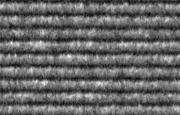
#> input picture image_1.png, 180 x 115 px, given as the content of the folder Phase1 dataset, which was not available
$ jupyter execute --allow-errors team18_v3.ipynb   (text cells are left out)
#> lines starting #> are read from the running program, lines starting #| are printed output that depends on the picture; pictures that were not available may be replaced by others from this repository, and a replacement may not be noted
[cell 1]
import numpy as np
import matplotlib.pyplot as plt
import pandas as pd
import os

# Pfad zum Datensatz
dataset_path = 'Phase1 dataset'

# Liste der Bilddateien laden und numerisch sortieren (image_1, image_2, ...)
filenames = sorted([f for f in os.listdir(dataset_path) if f.endswith('.png')],
                   key=lambda x: int(x.split('_')[1].split('.')[0]))

# Bilder einlesen
images_list = []
for f in filenames:
    img = plt.imread(os.path.join(dataset_path, f))
#> img is the input picture: shape (115, 180) float32; min 0, max 1, mean 0.402
    # Da plt.imread float32 (0-1) zurückgibt, skalieren wir auf 0-255 für die Konsistenz
    images_list.append(img * 255)

images = np.array(images_list)
print(images.shape)
#| (1, 115, 180)

[cell 2]
# Lass dir ein paar zufällige Bilder anzeigen, um Prozessleuchten und Hintergrund zu sichten
fig, ax = plt.subplots(1, 3, figsize=(15, 5))
#> (the rest of this cell did not finish here and is left out)

[cell 3]
# %% [markdown]
# 2. Bilder umformen ("Flattening") & 3. Die Datenmatrix X erstellen

### %%
# Definition der Dimensionen
n_samples = 132             # Anzahl der Beobachtungen (Bilder)
height, width = 115, 180    # Höhe und Breite jedes Bildes
n_features = height * width # 20.700 Variablen/Pixel

# Jedes 115x180 Bild "ausrollen" (Flattening)
# Die reshape-Funktion wandelt das 3D-Array (132, 115, 180)
# direkt in eine 2D-Datenmatrix X der Form (132, 20700) um.
#> (the rest of this cell did not finish here and is left out)

[cell 4]
### %%
# PCA-Bibliothek aus scikit-learn importieren [1]
from sklearn.decomposition import PCA

# PCA-Objekt erstellen [1]
pca = PCA()

# PCA auf die zentrierten Daten anwenden (fitten) [1]
#> (the rest of this cell did not finish here and is left out)

[cell 5]
x_reduced = images.mean(axis=2)
print(x_reduced.shape)
#| (1, 115)

### %%
# Das "Durchschnittsbild" berechnen.
# Wir berechnen den Mittelwert jeder der 20.700 Spalten über alle 132 Bilder hinweg (axis=0).
mean_image = np.mean(x_reduced, axis=0)
#> mean_image = 115 values, max 164.2 at index 44, min 43.22 at index 65, mean 102.6

# Mittelwert von der Datenmatrix abziehen (Broadcasting zieht den Vektor von jeder Zeile ab)
x_centered = x_reduced - mean_image

# Überprüfen, ob die Daten nun um den Nullpunkt zentriert sind
print("Mittelwert der zentrierten Datenmatrix (sollte nahe 0 sein):", np.mean(x_centered))
#| Mittelwert der zentrierten Datenmatrix (sollte nahe 0 sein): 0.0

mean_image_2d = np.repeat(mean_image.reshape(115, 1), 180, axis=1)
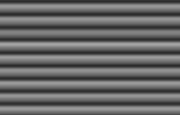
#> mean_image_2d: shape (115, 180) float32; min 43.22, max 164.2, mean 102.6

plt.figure(figsize=(6, 4))
plt.imshow(mean_image_2d, cmap='gray')
plt.title('Durchschnittsbild (Mean Image)')
plt.colorbar()
plt.show()
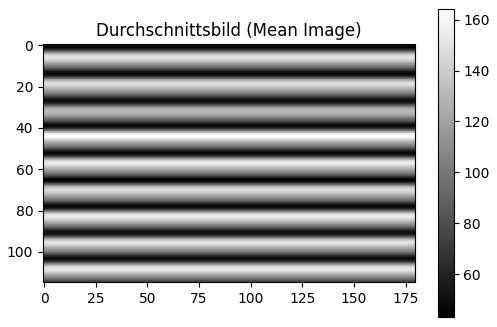
#> figure drawn by matplotlib, 2 panels

[cell 6]
### %%
# PCA-Bibliothek aus scikit-learn importieren [1]
from sklearn.decomposition import PCA

# PCA-Objekt erstellen [1]
pca = PCA()

# PCA auf die zentrierten Daten anwenden (fitten) [1]
pca.fit(x_centered)

# Eigenwerte (erklärte Varianz) und erklärte Varianzverhältnisse ausgeben [1]
# (Da es bis zu 132 Komponenten gibt, lassen wir uns zur Übersicht nur die ersten 5 anzeigen)
print("Erste 5 Eigenwerte (Explained Variance): \n", pca.explained_variance_[:5])
print("\nErste 5 erklärte Varianzverhältnisse (Explained variance ratio): \n", pca.explained_variance_ratio_[:5])

# Kumulierte erklärte Varianz berechnen [1]
cumulative_variance = np.cumsum(pca.explained_variance_ratio_)

k_80 = np.argmax(cumulative_variance >= 0.80) + 1
k_90 = np.argmax(cumulative_variance >= 0.90) + 1
print(f"Anzahl der Komponenten für 80% Varianz: {k_80}")
print(f"Anzahl der Komponenten für 90% Varianz: {k_90}")

# Scree-Plot zeichnen, um die Eigenwerte zu vergleichen [2]
plt.figure(figsize=(10, 5))
plt.plot(pca.explained_variance_, 'o-')
plt.xlabel('Component number')
plt.ylabel('Eigenvalue')
plt.title('Scree plot')
plt.grid(True)
plt.show()
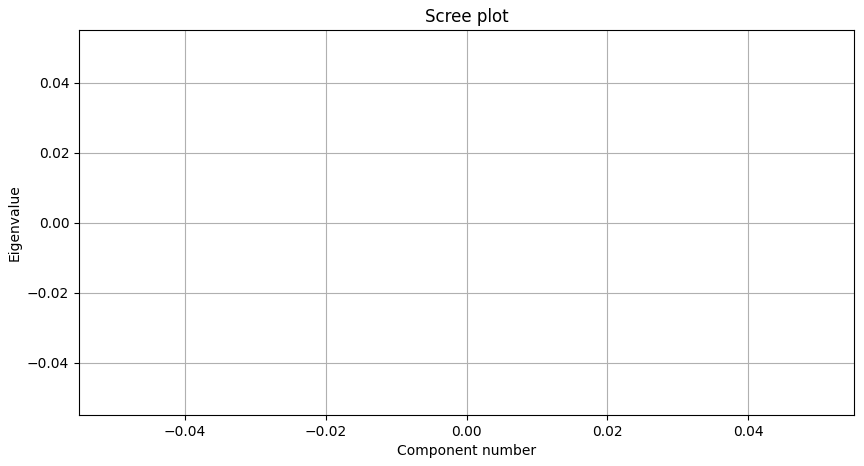
#> figure drawn by matplotlib, 1 panel

# Kumulierte erklärte Varianz plotten [3]
plt.figure(figsize=(10, 5))
plt.plot(cumulative_variance, 'o-')
plt.xlabel('Component number')
plt.ylabel('Cumulative explained variance')
plt.title('Cumulative explained variance')
plt.grid(True)
plt.show()
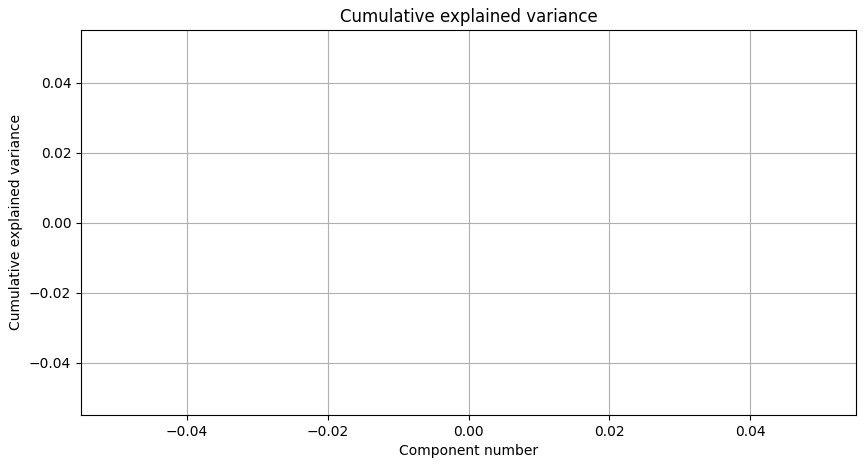
#> figure drawn by matplotlib, 1 panel

[cell 7]
import qdatoolkit as qda

# Scores berechnen
scores = pca.transform(x_centered)
#> scores = [0]
# Zuerst sicherstellen, dass wir 4 Spalten aus den berechneten Scores auswählen
# (z1, z2, z3, z4)
#> (the rest of this cell did not finish here and is left out)

$ run again, on image_13.png
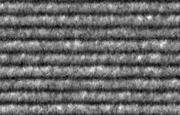
#> input picture image_13.png, 180 x 115 px, given as the content of the folder Phase1 dataset, which was not available
#> img is the input picture: shape (115, 180) float32; min 0, max 1, mean 0.415
#| (1, 115, 180)
#| (1, 115)
#> mean_image = 115 values, max 160.8 at index 107, min 43.51 at index 77, mean 105.9
#| Mittelwert der zentrierten Datenmatrix (sollte nahe 0 sein): 0.0
#> `mean_image_2d = np.repeat(mean_image.reshape(115, 1), 180, axis=1)`:
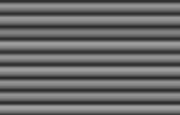
#> mean_image_2d: shape (115, 180) float32; min 43.51, max 160.8, mean 105.9
#> `plt.show()`:
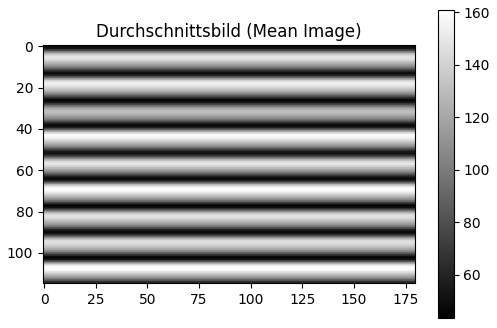
#> figure drawn by matplotlib, 2 panels
#> scores = [0]

$ run again, on image_14.png
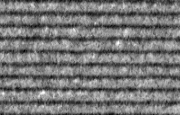
#> input picture image_14.png, 180 x 115 px, given as the content of the folder Phase1 dataset, which was not available
#> img is the input picture: shape (115, 180) float32; min 0, max 1, mean 0.464
#| (1, 115, 180)
#| (1, 115)
#> mean_image = 115 values, max 157.9 at index 94, min 55.52 at index 89, mean 118.4
#| Mittelwert der zentrierten Datenmatrix (sollte nahe 0 sein): 0.0
#> `mean_image_2d = np.repeat(mean_image.reshape(115, 1), 180, axis=1)`:
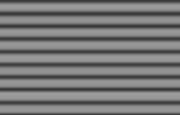
#> mean_image_2d: shape (115, 180) float32; min 55.52, max 157.9, mean 118.4
#> `plt.show()`:
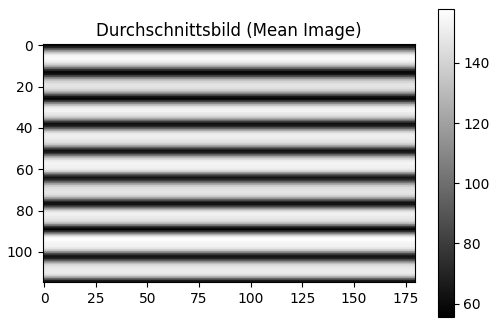
#> figure drawn by matplotlib, 2 panels
#> scores = [0]

$ run again, on image_15.png
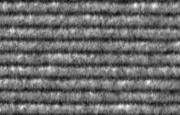
#> input picture image_15.png, 180 x 115 px, given as the content of the folder Phase1 dataset, which was not available
#> img is the input picture: shape (115, 180) float32; min 0, max 1, mean 0.422
#| (1, 115, 180)
#| (1, 115)
#> mean_image = 115 values, max 155.1 at index 107, min 51.57 at index 0, mean 107.7
#| Mittelwert der zentrierten Datenmatrix (sollte nahe 0 sein): 0.0
#> `mean_image_2d = np.repeat(mean_image.reshape(115, 1), 180, axis=1)`:
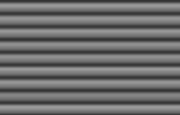
#> mean_image_2d: shape (115, 180) float32; min 51.57, max 155.1, mean 107.7
#> `plt.show()`:
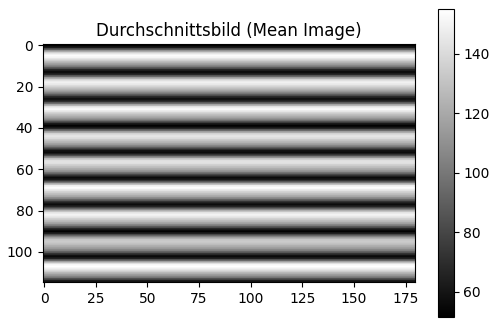
#> figure drawn by matplotlib, 2 panels
#> scores = [0]
